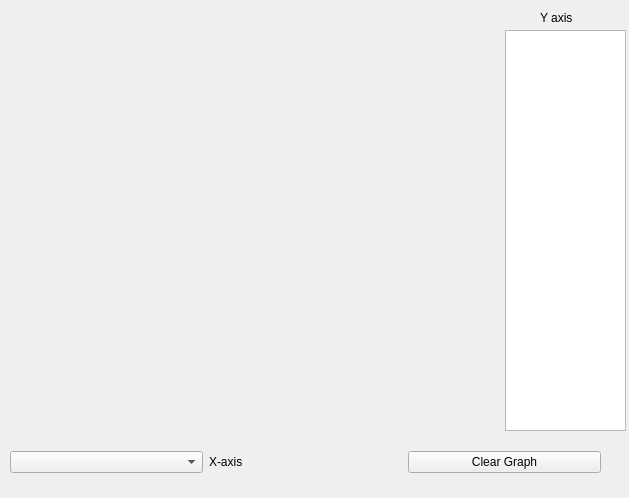
<?xml version="1.0" encoding="UTF-8"?>
<ui version="4.0">
 <class>Graph_window</class>
 <widget class="QWidget" name="Graph_window">
  <property name="geometry">
   <rect>
    <x>0</x>
    <y>0</y>
    <width>629</width>
    <height>498</height>
   </rect>
  </property>
  <property name="windowTitle">
   <string>Form</string>
  </property>
  <widget class="QWidget" name="graph_box" native="true">
   <property name="geometry">
    <rect>
     <x>9</x>
     <y>9</y>
     <width>491</width>
     <height>421</height>
    </rect>
   </property>
   <layout class="QHBoxLayout" name="horizontalLayout"/>
  </widget>
  <widget class="QLabel" name="label_2">
   <property name="geometry">
    <rect>
     <x>540</x>
     <y>10</y>
     <width>41</width>
     <height>16</height>
    </rect>
   </property>
   <property name="text">
    <string>Y axis</string>
   </property>
  </widget>
  <widget class="QListWidget" name="y_axis_menu">
   <property name="geometry">
    <rect>
     <x>505</x>
     <y>30</y>
     <width>121</width>
     <height>401</height>
    </rect>
   </property>
  </widget>
  <widget class="QWidget" name="widget" native="true">
   <property name="geometry">
    <rect>
     <x>10</x>
     <y>440</y>
     <width>591</width>
     <height>44</height>
    </rect>
   </property>
   <layout class="QHBoxLayout" name="horizontalLayout_2">
    <item>
     <widget class="QComboBox" name="x_axis_menu"/>
    </item>
    <item>
     <widget class="QLabel" name="label">
      <property name="text">
       <string>X-axis</string>
      </property>
     </widget>
    </item>
    <item>
     <widget class="QPushButton" name="clear_graph_button">
      <property name="text">
       <string>Clear Graph</string>
      </property>
     </widget>
    </item>
   </layout>
  </widget>
 </widget>
 <resources/>
 <connections/>
</ui>
